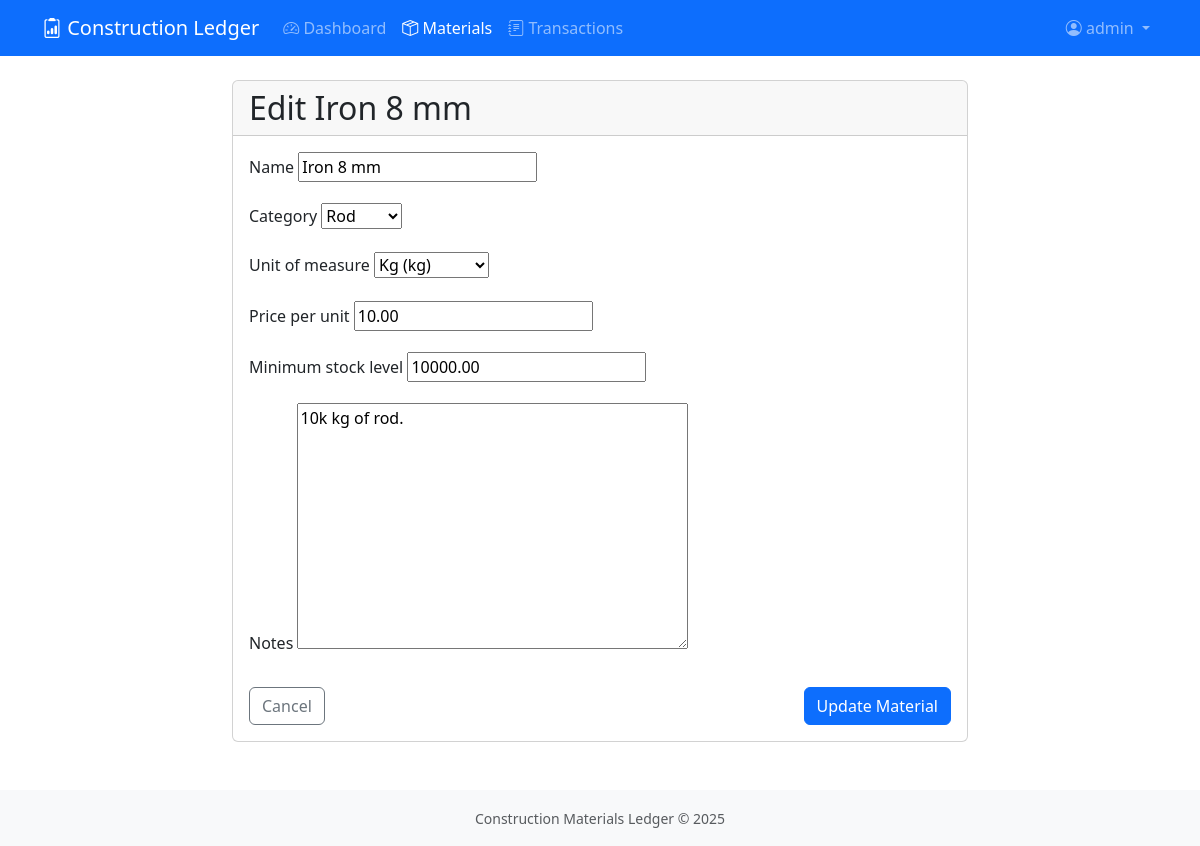
/materials/2/edit/ (signed in), run on the app's committed database.
### materials/models.py (models this page shows, shortened)
class ConstructionMaterial(models.Model):
    name = models.CharField(max_length=100)
    category = models.ForeignKey(MaterialCategory, on_delete=models.PROTECT)
    unit_of_measure = models.ForeignKey(UnitOfMeasure, on_delete=models.PROTECT)
    price_per_unit = models.DecimalField(
        max_digits=10,
        decimal_places=2,
        validators=[MinValueValidator(0)]
    )
    current_quantity = models.DecimalField(
        max_digits=10,
        decimal_places=2,
        default=0,
        validators=[MinValueValidator(0)]
    )
    minimum_stock_level = models.DecimalField(
        max_digits=10,
        decimal_places=2,
        default=0,
        validators=[MinValueValidator(0)]
    )
    notes = models.TextField(blank=True)
    created_by = models.ForeignKey('auth.User', on_delete=models.SET_NULL, null=True, blank=True)
    created_at = models.DateTimeField(auto_now_add=True)
    updated_at = models.DateTimeField(auto_now=True)
    class Meta:
        ordering = ['name']

### materials/views.py (the view, shortened to what this page needs)
# urls.py: path('materials/<int:pk>/edit/', MaterialUpdateView.as_view(), name='material-update'),
class MaterialUpdateView(LoginRequiredMixin, UpdateView):
    model = ConstructionMaterial
    form_class = ConstructionMaterialForm
    template_name = 'materials/material_form.html'
    success_url = reverse_lazy('material-list')

### materials/forms.py
class ConstructionMaterialForm(forms.ModelForm):
    class Meta:
        model = ConstructionMaterial
        fields = [
            'name',
            'category',
            'unit_of_measure',
            'price_per_unit',
            'minimum_stock_level',
            'notes'
        ]

### materials/models.py (called while the page is built)
    def __str__(self):
        return self.name

    def __str__(self):
        return f"{self.name} ({self.abbreviation})"

### templates/materials/material_form.html (shortened to what this page needs)
{% extends "base.html" %}
{% block content %}
<div class="row justify-content-center">
    <div class="col-md-8">
        <div class="card">
            <div class="card-header">
                <h2 class="mb-0">
                    {% if object %}Edit {{ object.name }}{% else %}Add New Material{% endif %}
                </h2>
            </div>
            <div class="card-body">
                <form method="post">
                    {% for field in form %}
                        <div class="mb-3">
                            <label for="{{ field.id_for_label }}" class="form-label">{{ field.label }}</label>
                            {{ field }}
                        </div>
                    {% endfor %}
                    <div class="d-flex justify-content-between mt-4">
                        <a href="{% if object %}{% url 'material-detail' object.pk %}{% else %}{% url 'material-list' %}{% endif %}"
                           class="btn btn-outline-secondary">
                            Cancel
                        </a>
                        <button type="submit" class="btn btn-primary">
                            {% if object %}Update{% else %}Create{% endif %} Material
                        </button>
                    </div>
                </form>
            </div>
        </div>
    </div>
</div>
{% endblock %}

### templates/base.html (shortened to what this page needs)
<!DOCTYPE html>
<html lang="en">
<head>
    <link href="https://cdn.jsdelivr.net/npm/bootstrap@5.3.0/dist/css/bootstrap.min.css" rel="stylesheet">
    <link rel="stylesheet" href="https://cdn.jsdelivr.net/npm/bootstrap-icons@1.10.0/font/bootstrap-icons.css">
</head>
<body>
    <nav class="navbar navbar-expand-lg navbar-dark bg-primary">
        <div class="container">
            <a class="navbar-brand" href="{% url 'dashboard' %}">
                <i class="bi bi-clipboard2-data"></i> Construction Ledger
            </a>
            <div class="collapse navbar-collapse" id="navbarNav">
                <ul class="navbar-nav me-auto">
                    <li class="nav-item">
                        <a class="nav-link {% if request.resolver_match.url_name == 'dashboard' %}active{% endif %}"
                           href="{% url 'dashboard' %}">
                            <i class="bi bi-speedometer2"></i> Dashboard
                        </a>
                    </li>
                    <li class="nav-item">
                        <a class="nav-link {% if 'material' in request.resolver_match.url_name %}active{% endif %}"
                           href="{% url 'material-list' %}">
                            <i class="bi bi-box-seam"></i> Materials
                        </a>
                    </li>
                    <li class="nav-item">
                        <a class="nav-link {% if 'transaction' in request.resolver_match.url_name %}active{% endif %}"
                           href="{% url 'transaction-list' %}">
                            <i class="bi bi-journal-text"></i> Transactions
                        </a>
                    </li>
                </ul>
                <ul class="navbar-nav">
                    {% if user.is_authenticated %}
                    <li class="nav-item dropdown">
                        <a class="nav-link dropdown-toggle" href="#" role="button" data-bs-toggle="dropdown">
                            <i class="bi bi-person-circle"></i> {{ user.username }}
                        </a>
                    </li>
                    {% else %}
                    <li class="nav-item">
                        <a class="nav-link" href="{% url 'login' %}"><i class="bi bi-box-arrow-in-right"></i> Login</a>
                    </li>
                    {% endif %}
                </ul>
            </div>
        </div>
    </nav>
    <div class="container mt-4">
        {% block content %}{% endblock %}
    </div>
    <footer class="mt-5 py-3 bg-light">
        <div class="container text-center text-muted">
            <small>Construction Materials Ledger &copy; {% now "Y" %}</small>
        </div>
    </footer>
</body>
</html>

### data on the page
ConstructionMaterial: name "Iron 8 mm", form "Iron 8 mm" "Rod" "Kg (kg)" "10.00" "10000.00" "10k kg of rod."

### other printed values
{{ user.username }} "admin"
{{ field.label }} "Name" "Category" "Unit of measure" "Price per unit" "Minimum stock level" "Notes"
